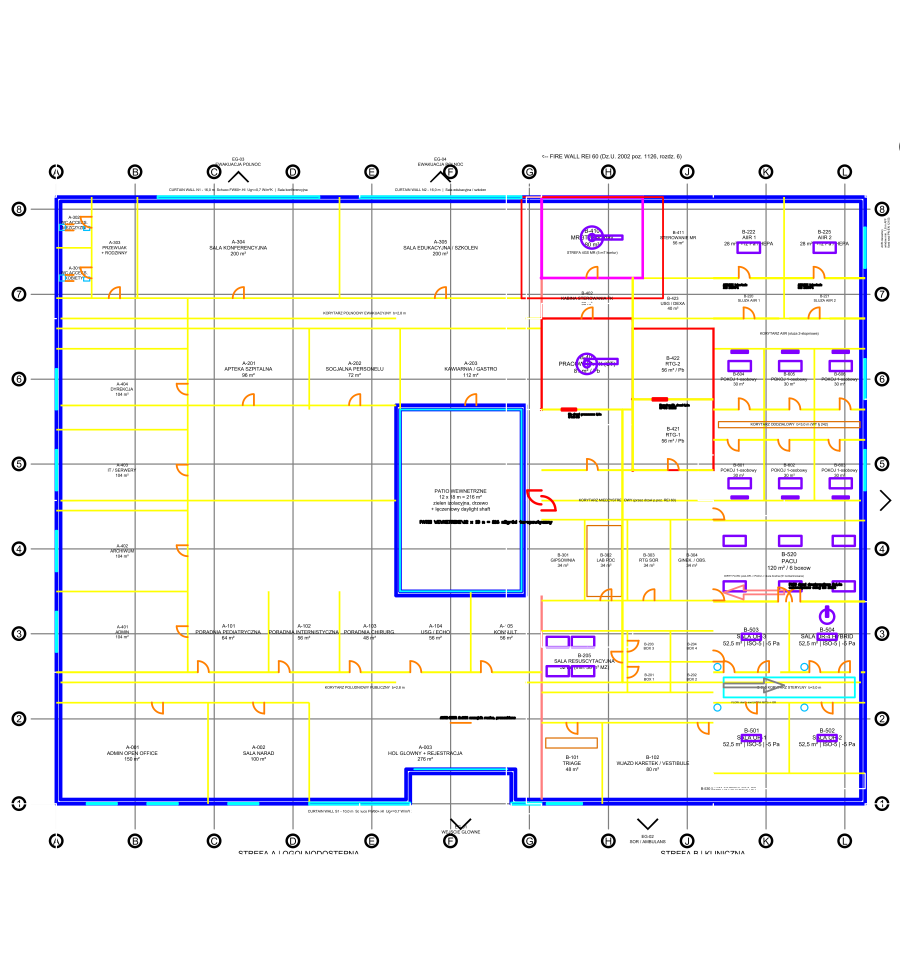
#> input picture assets/report/01_overview_full.png, 5400 x 5842 px (shown at 1/6 size)
$ python -i _loaders.py   (imports and definitions only)
#> lines starting #> are read from the running program, lines starting #| are printed output that depends on the picture
"""Lazy loaders for image / PDF input + ML engine probes.

Per rule 32:
- trap #1  - normalise everything to RGB uint8 with capped long side.
- trap #2  - PDFs are page-by-page; multi-page PDFs MUST be rasterised explicitly.
- trap #9  - Heavy ML imports MUST be lazy.
"""

from __future__ import annotations

import base64
import hashlib
import importlib
import io
from dataclasses import dataclass
from pathlib import Path

from PIL import Image

from .schemas import ImageRef

# ---------------------------------------------------------------------------
# Image loading
# ---------------------------------------------------------------------------


@dataclass(frozen=True)
class LoadedImage:
    pil: Image.Image
    sha256: str  # of the *original* bytes, used as cache key
    source_label: str


# [13 lines that did not run here, left out]


# [28 lines that did not run here, left out]


def _rasterise_pdf_page(pdf_bytes: bytes, *, page: int, dpi: int) -> Image.Image:
    """Use pypdfium2 to rasterise a single page. Falls back with a clear error."""
    try:
        pdfium = importlib.import_module("pypdfium2")
    except ImportError as ex:
        raise ImportError("PDF input requires pypdfium2. Run `pip install pypdfium2`.") from ex

    doc = pdfium.PdfDocument(pdf_bytes)
    if page < 1 or page > len(doc):
        raise ValueError(f"PDF has {len(doc)} pages; page={page} is out of range.")
    pdf_page = doc[page - 1]
    bitmap = pdf_page.render(scale=dpi / 72.0)
    return bitmap.to_pil().convert("RGB")


# ---------------------------------------------------------------------------
# Optional-dep probing (rule 32, trap #9)
# ---------------------------------------------------------------------------

OPTIONAL_DEPS = {
    "paddleocr": "paddleocr",
    "easyocr": "easyocr",
    "tesseract": "pytesseract",
    "ultralytics": "ultralytics",
    "torch": "torch",
    "anthropic": "anthropic",
    "openai": "openai",
    "pypdfium2": "pypdfium2",
    "sam2": "sam2",
}


# [9 lines left out: function is_dep_available, not called in this run]


def list_optional_deps() -> dict[str, bool]:
    return {k: is_dep_available(k) for k in OPTIONAL_DEPS}

>>> import cv2
>>> picture = cv2.imread('../../../assets/report/01_overview_full.png', cv2.IMREAD_GRAYSCALE)
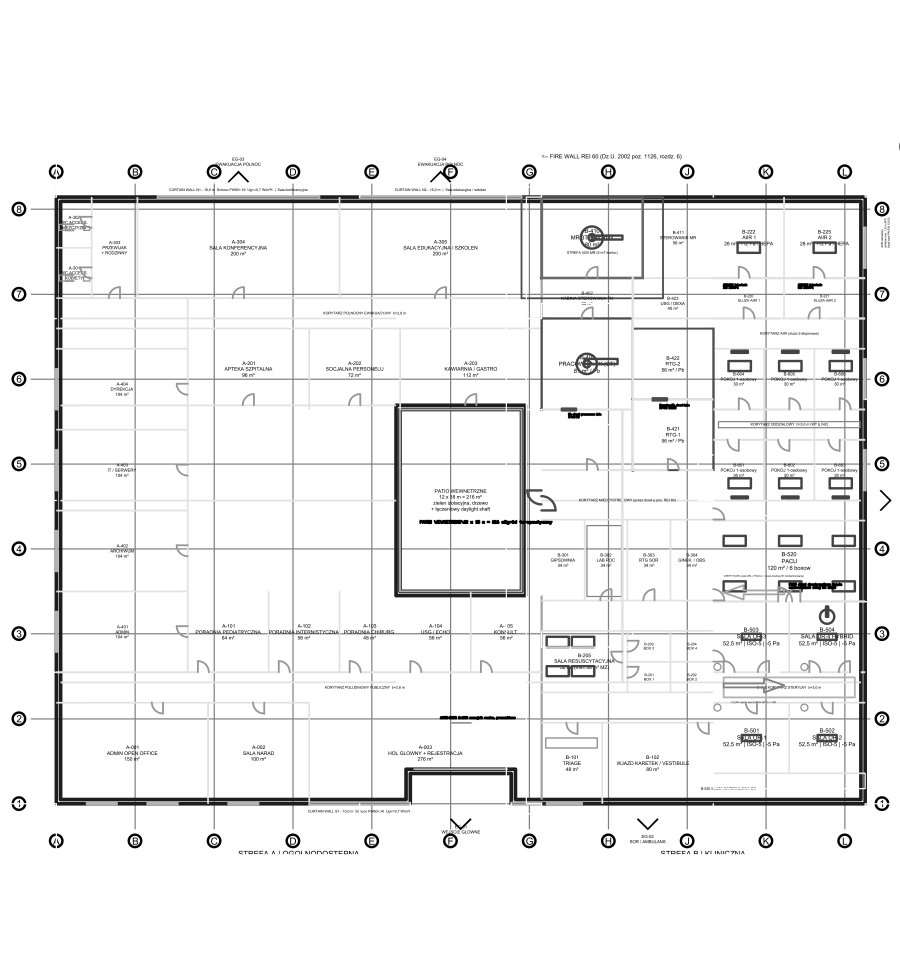
#> picture: shape (5842, 5400) (shown at 1/6 size); min 0, max 255, mean 241.6
#> (the run stopped early here; a loop or call above may not have finished)

$ run again, on assets/report/02_strefa_A_admin.png
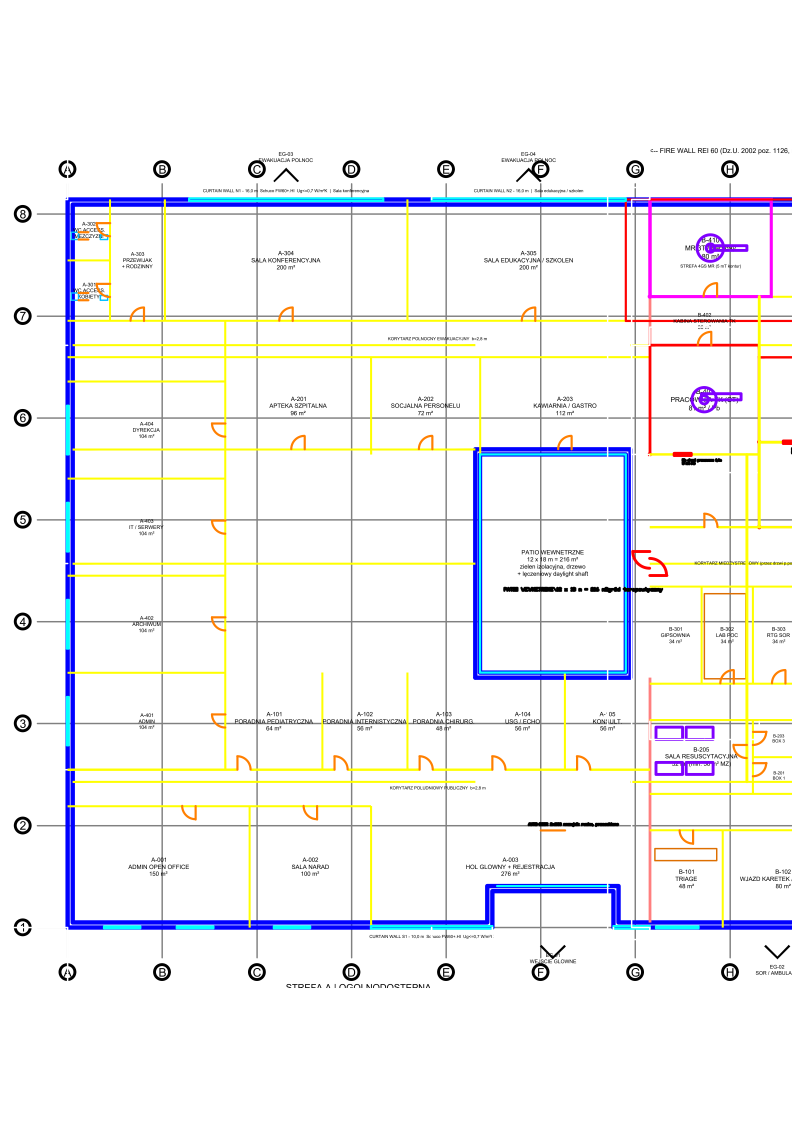
#> input picture assets/report/02_strefa_A_admin.png, 3960 x 5657 px (shown at 1/5 size)
#> `picture = cv2.imread('../../../assets/report/01_overview_full.png', cv..`:
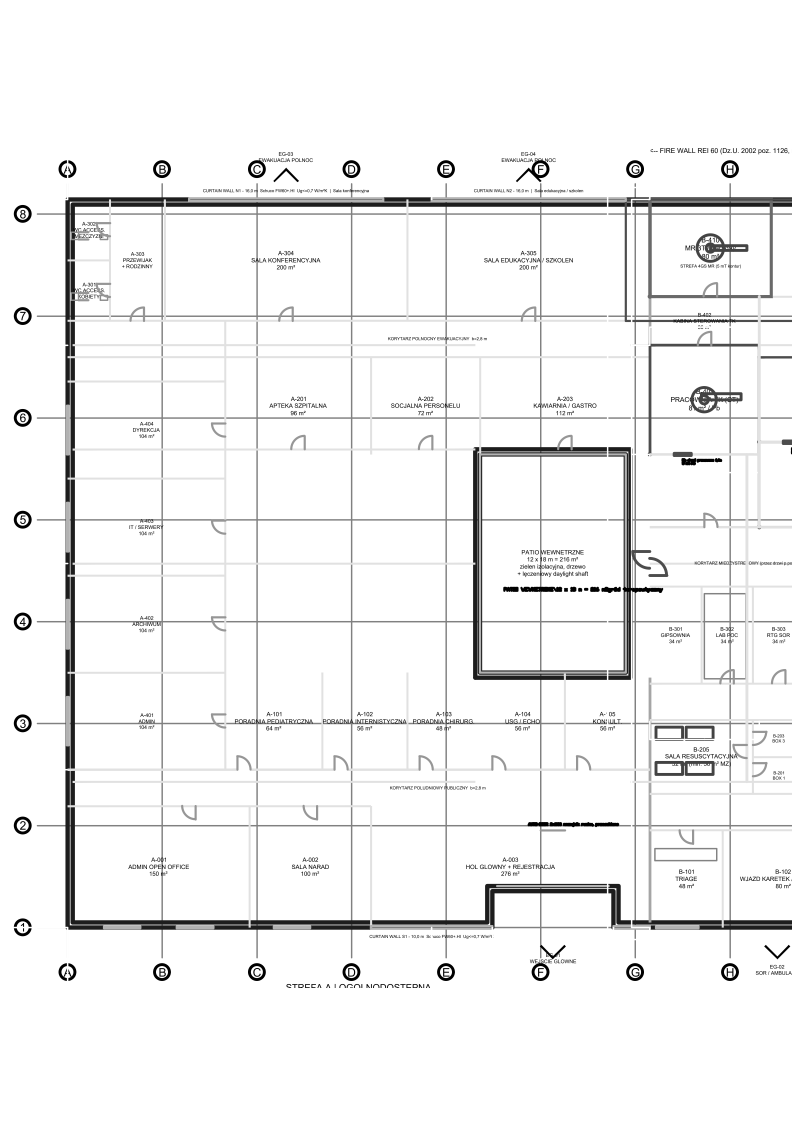
#> picture: shape (5657, 3960) (shown at 1/5 size); min 0, max 255, mean 242.8

$ run again, on assets/report/03_strefa_B_SOR.png
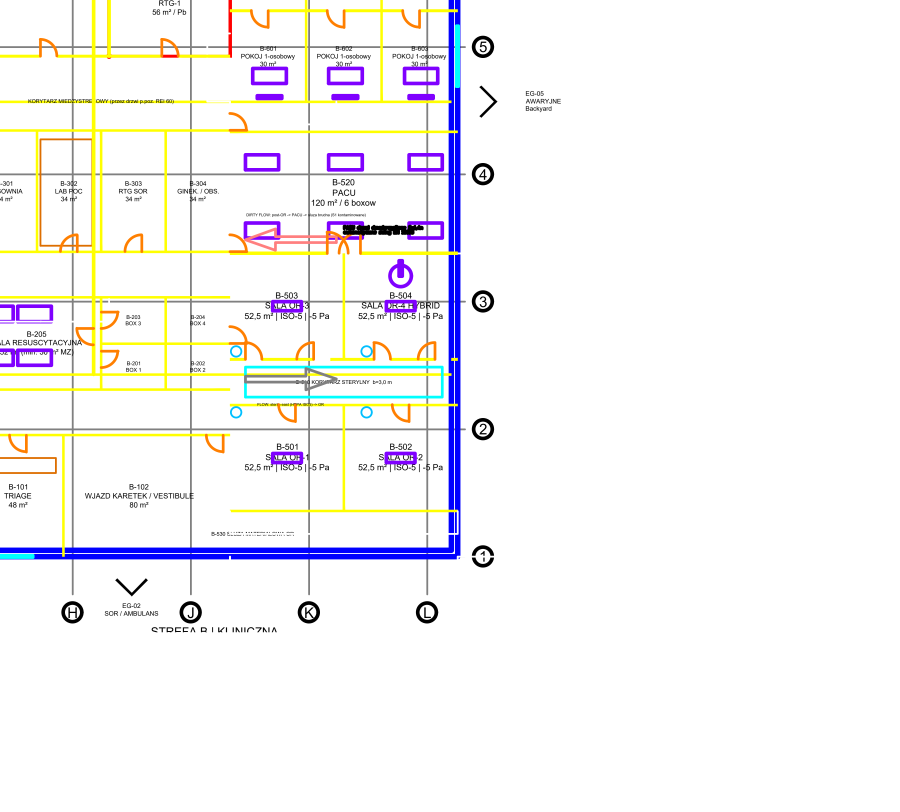
#> input picture assets/report/03_strefa_B_SOR.png, 3600 x 3246 px (shown at 1/4 size)
#> `picture = cv2.imread('../../../assets/report/01_overview_full.png', cv..`:
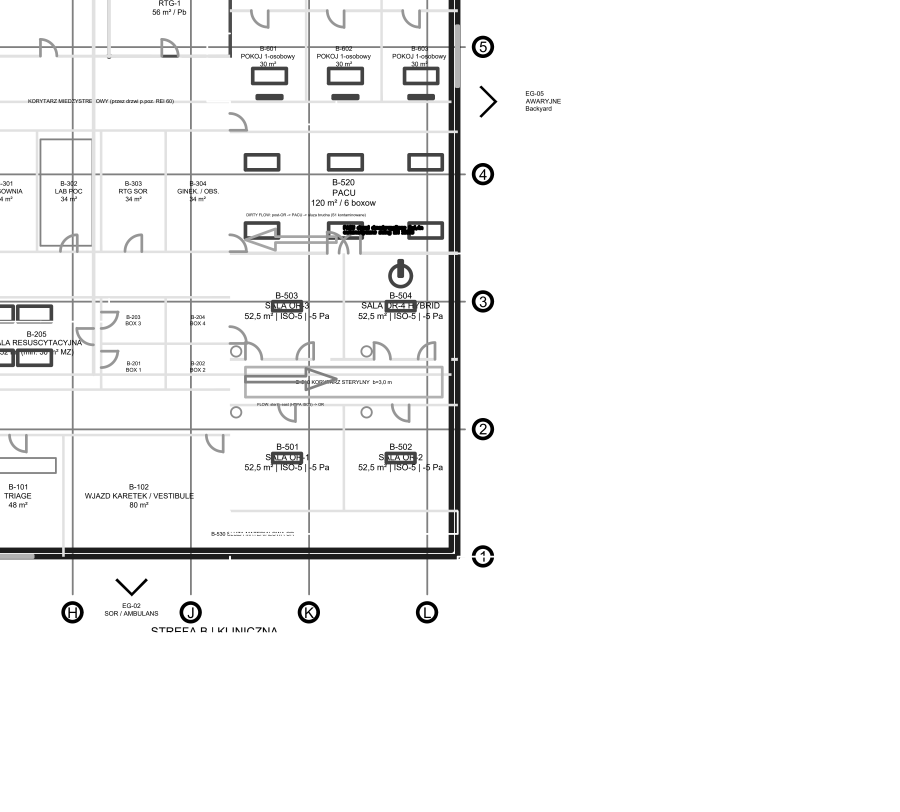
#> picture: shape (3246, 3600) (shown at 1/4 size); min 0, max 255, mean 245.3

$ run again, on assets/report/04_strefa_B_OR.png
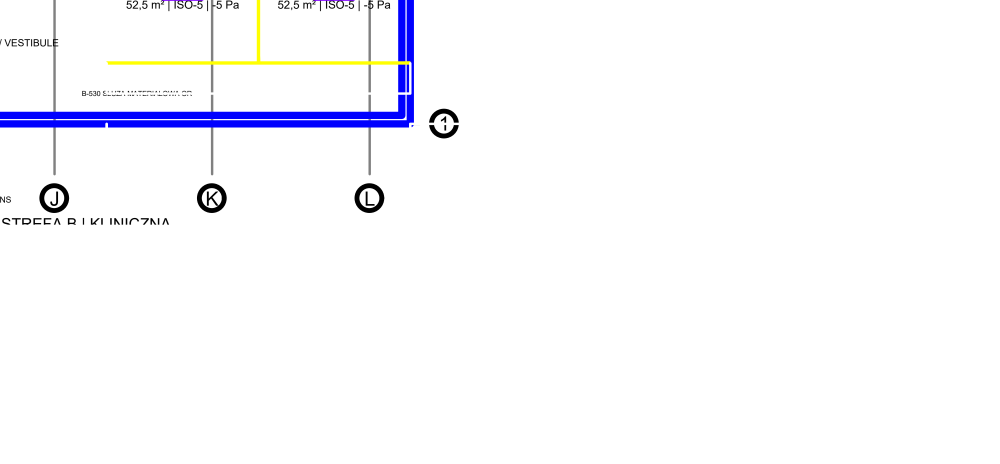
#> input picture assets/report/04_strefa_B_OR.png, 3000 x 1391 px (shown at 1/3 size)
#> `picture = cv2.imread('../../../assets/report/01_overview_full.png', cv..`:
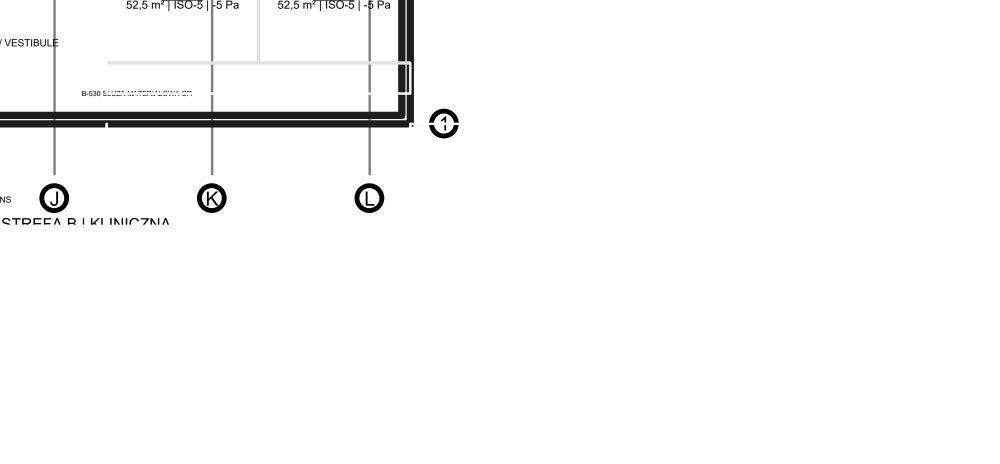
#> picture: shape (1391, 3000) (shown at 1/3 size); min 0, max 255, mean 249.4
